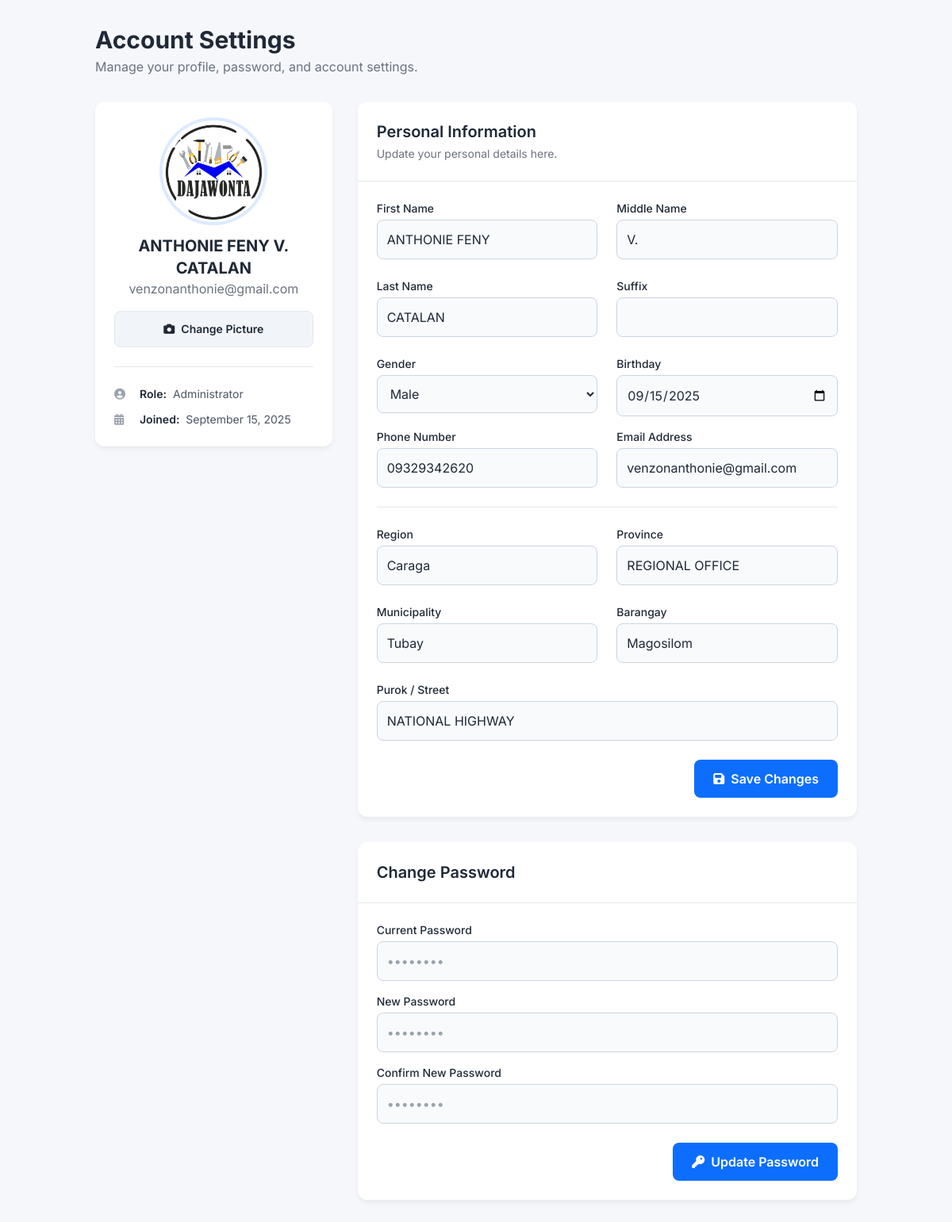
Page /content/profile.php (signed in) on the earlier database version.
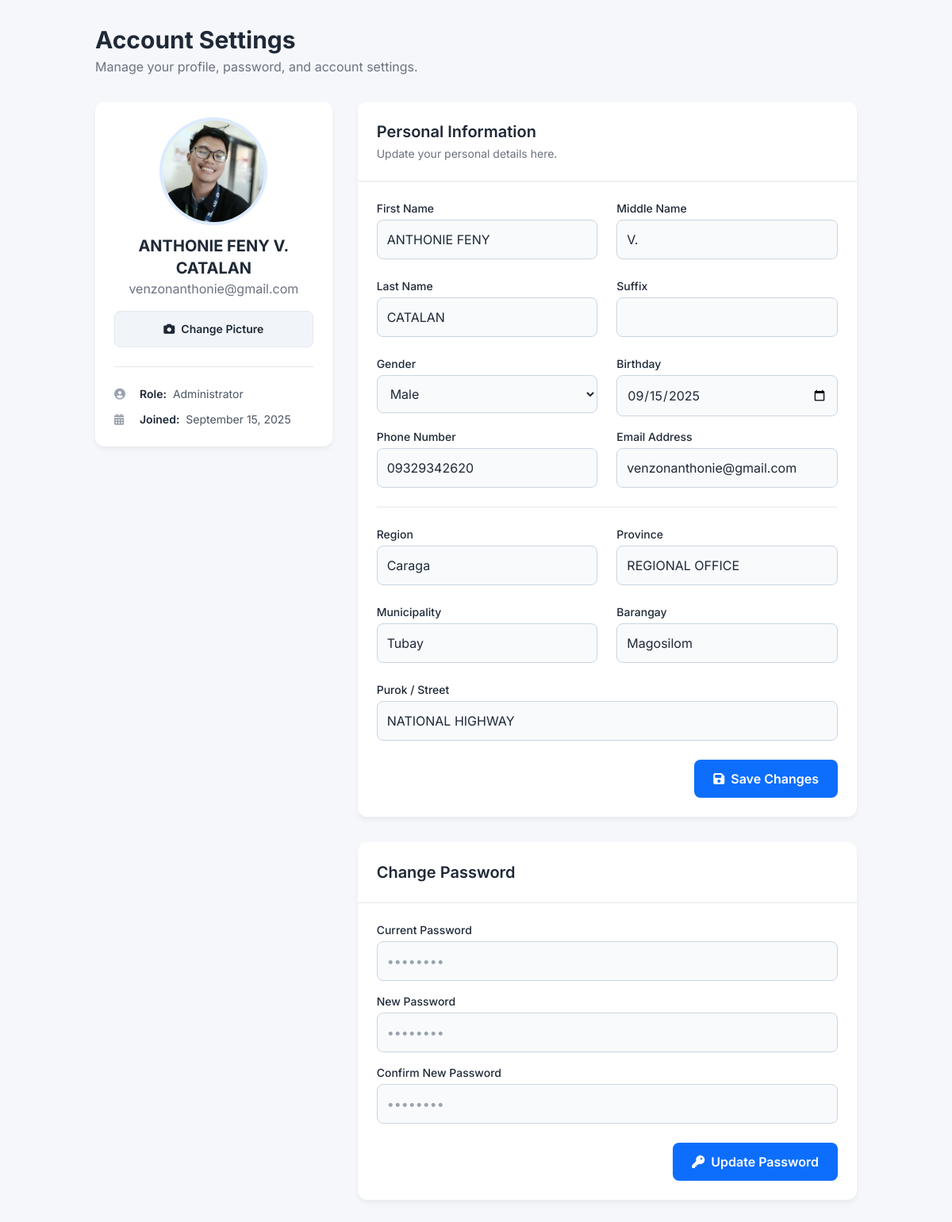
Same page on the later database version.
### tables this page shows
CREATE TABLE `users` (
  `id` int(11) NOT NULL,
  `first_name` varchar(100) NOT NULL,
  `middle_name` varchar(100) DEFAULT NULL,
  `last_name` varchar(100) NOT NULL,
  `suffix` varchar(50) DEFAULT NULL,
  `gender` enum('Male','Female','Other') NOT NULL,
  `birthday` date NOT NULL,
  `phone_number` varchar(20) NOT NULL,
  `email` varchar(150) NOT NULL,
  `region` varchar(150) NOT NULL,
  `province` varchar(150) NOT NULL,
  `municipality` varchar(150) NOT NULL,
  `barangay` varchar(150) DEFAULT NULL,
  `purok` varchar(150) DEFAULT NULL,
  `role` enum('client','provider') NOT NULL,
  `password` varchar(255) NOT NULL,
  `verification_code` varchar(255) DEFAULT NULL,
  `confirmation_token` varchar(255) DEFAULT NULL,
  `token_expires_at` datetime DEFAULT NULL,
  `reset_token` varchar(255) DEFAULT NULL,
  `reset_token_expiry` datetime DEFAULT NULL,
  `verification_token` varchar(255) DEFAULT NULL,
  `is_verified` tinyint(1) DEFAULT 0,
  `created_at` timestamp NOT NULL DEFAULT current_timestamp(),
  `user_rules` int(11) NOT NULL,
  `profile_image` text NOT NULL
);

### content/profile.php (the view, shortened to what the changed rows need)
<?php
require_once '../db.php';
$user_id = $_SESSION['user_id'];
$user = null;
$stmt = $conn->prepare("SELECT first_name, middle_name, last_name, suffix, gender, birthday, phone_number, email, region, province, municipality, barangay, purok, role, created_at, user_rules, profile_image FROM users WHERE id = ?");
$stmt->bind_param("i", $user_id);
$stmt->execute();
$result = $stmt->get_result();
if ($result->num_rows > 0) {
    $user = $result->fetch_assoc();
} else {
    echo "Error: User not found.";
    exit;
}
$full_name = htmlspecialchars($user['first_name']);
if (!empty($user['middle_name'])) {
    $full_name .= ' ' . htmlspecialchars(substr($user['middle_name'], 0, 1)) . '.';
}
$full_name .= ' ' . htmlspecialchars($user['last_name']);
$user_role = ucfirst(htmlspecialchars($user['role']));
if ($user['user_rules'] == 2) {
    $user_role = 'Administrator';
}
if (!empty($user['profile_image'])) {
    $profile_pic_path = "uploads/profile_pictures/" . htmlspecialchars($user['profile_image']);
    $profile_pic = file_exists($profile_pic_path) ? $profile_pic_path : 'https://i.pravatar.cc/150?u=' . htmlspecialchars($user['email']);
} else {
    $profile_pic = 'https://i.pravatar.cc/150?u=' . htmlspecialchars($user['email']);
}
?>
<!DOCTYPE html>
<html lang="en">
<head>
    <script src="https://cdn.tailwindcss.com"></script>
    <link rel="stylesheet" href="https://cdnjs.cloudflare.com/ajax/libs/font-awesome/6.4.0/css/all.min.css">
</head>
<body class="text-gray-800">
    <div class="container mx-auto p-4 sm:p-6 lg:p-8">
        <div class="mb-8">
            <h1 class="text-3xl font-bold text-gray-800">Account Settings</h1>
        </div>
        <div class="grid grid-cols-1 lg:grid-cols-3 gap-8">
            <div class="lg:col-span-1">
                <div class="card p-6 text-center flex flex-col items-center">
                    <img src="<?php echo $profile_pic; ?>" alt="User Avatar" class="h-32 w-32 rounded-full object-cover mb-4 ring-4 ring-blue-100">
                    <h2 class="text-xl font-bold"><?php echo $full_name; ?></h2>
                    <p class="text-gray-500 mb-4"><?php echo htmlspecialchars($user['email']); ?></p>
                    <button id="changePicBtn" class="btn btn-secondary w-full text-sm">
                        <i class="fas fa-camera mr-2"></i> Change Picture
                    </button>
                    <div class="w-full border-t my-6"></div>
                    <div class="text-left w-full space-y-3">
                         <div class="flex items-center text-sm"><i class="fas fa-user-circle w-5 mr-3 text-gray-400"></i><span class="font-semibold mr-2">Role:</span><span class="text-gray-600"><?php echo $user_role; ?></span></div>
                         <div class="flex items-center text-sm"><i class="fas fa-calendar-alt w-5 mr-3 text-gray-400"></i><span class="font-semibold mr-2">Joined:</span><span class="text-gray-600"><?php echo date("F d, Y", strtotime($user['created_at'])); ?></span></div>
                    </div>
                </div>
            </div>
            <div class="lg:col-span-2 space-y-8">
                <div class="card">
                    <form action="save_changes.php" method="POST" class="p-6">
                        <div class="grid grid-cols-1 md:grid-cols-2 gap-6 mb-4">
                            <div><label for="first_name" class="block text-sm font-medium mb-1">First Name</label><input type="text" id="first_name" name="first_name" class="form-input" value="<?php echo htmlspecialchars($user['first_name']); ?>"></div>
                            <div><label for="middle_name" class="block text-sm font-medium mb-1">Middle Name</label><input type="text" id="middle_name" name="middle_name" class="form-input" value="<?php echo htmlspecialchars($user['middle_name'] ?? ''); ?>"></div>
                            <div><label for="last_name" class="block text-sm font-medium mb-1">Last Name</label><input type="text" id="last_name" name="last_name" class="form-input" value="<?php echo htmlspecialchars($user['last_name']); ?>"></div>
                             <div><label for="gender" class="block text-sm font-medium mb-1">Gender</label>
                                <select id="gender" name="gender" class="form-input">
                                    <option value="Male" <?php if($user['gender'] == 'Male') echo 'selected'; ?>>Male</option>
                                </select>
                            </div>
                            <div><label for="birthday" class="block text-sm font-medium mb-1">Birthday</label><input type="date" id="birthday" name="birthday" class="form-input" value="<?php echo htmlspecialchars($user['birthday']); ?>"></div>
                        </div>
                        <div class="grid grid-cols-1 md:grid-cols-2 gap-6 mb-4">
                             <div><label for="phone_number" class="block text-sm font-medium mb-1">Phone Number</label><input type="tel" id="phone_number" name="phone_number" class="form-input" value="<?php echo htmlspecialchars($user['phone_number'] ?? ''); ?>"></div>
                             <div><label for="email" class="block text-sm font-medium mb-1">Email Address</label><input type="email" id="email" name="email" class="form-input" value="<?php echo htmlspecialchars($user['email']); ?>"></div>
                        </div>
                        <div class="grid grid-cols-1 md:grid-cols-2 gap-6 mb-6">
                            <div><label for="region" class="block text-sm font-medium mb-1">Region</label><input type="text" id="region" name="region" class="form-input" value="<?php echo htmlspecialchars($user['region'] ?? ''); ?>"></div>
                            <div><label for="province" class="block text-sm font-medium mb-1">Province</label><input type="text" id="province" name="province" class="form-input" value="<?php echo htmlspecialchars($user['province'] ?? ''); ?>"></div>
                            <div><label for="municipality" class="block text-sm font-medium mb-1">Municipality</label><input type="text" id="municipality" name="municipality" class="form-input" value="<?php echo htmlspecialchars($user['municipality'] ?? ''); ?>"></div>
                            <div><label for="barangay" class="block text-sm font-medium mb-1">Barangay</label><input type="text" id="barangay" name="barangay" class="form-input" value="<?php echo htmlspecialchars($user['barangay'] ?? ''); ?>"></div>
                            <div class="md:col-span-2"><label for="purok" class="block text-sm font-medium mb-1">Purok / Street</label><input type="text" id="purok" name="purok" class="form-input" value="<?php echo htmlspecialchars($user['purok'] ?? ''); ?>"></div>
                        </div>
                    </form>
                </div>
            </div>
        </div>
    </div>
</body>
</html>

Differences in the rows shown:
changed users "ANTHONIE FENY V. CATALAN": profile_image: a different picture
